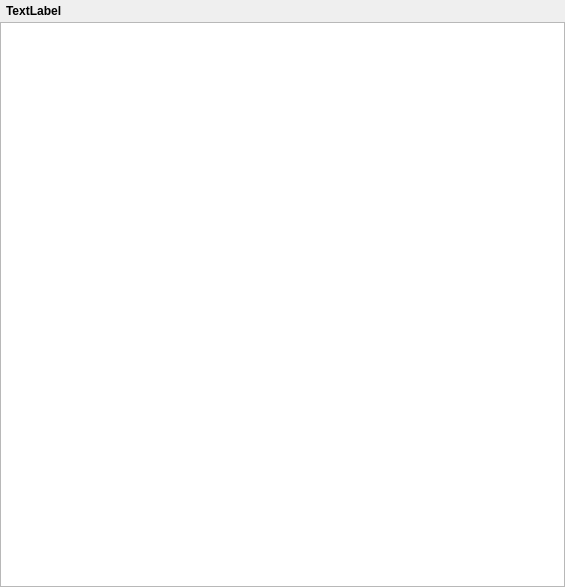
<?xml version="1.0" encoding="UTF-8"?>
<ui version="4.0">
 <class>ConcertFilesWidget</class>
 <widget class="QWidget" name="ConcertFilesWidget">
  <property name="geometry">
   <rect>
    <x>0</x>
    <y>0</y>
    <width>565</width>
    <height>587</height>
   </rect>
  </property>
  <layout class="QVBoxLayout" name="verticalLayout">
   <property name="spacing">
    <number>0</number>
   </property>
   <property name="leftMargin">
    <number>0</number>
   </property>
   <property name="topMargin">
    <number>0</number>
   </property>
   <property name="rightMargin">
    <number>0</number>
   </property>
   <property name="bottomMargin">
    <number>0</number>
   </property>
   <item>
    <widget class="QWidget" name="statusLabelWidget" native="true">
     <layout class="QVBoxLayout" name="verticalLayout_2">
      <property name="leftMargin">
       <number>6</number>
      </property>
      <property name="topMargin">
       <number>4</number>
      </property>
      <property name="rightMargin">
       <number>6</number>
      </property>
      <property name="bottomMargin">
       <number>4</number>
      </property>
      <item>
       <widget class="QLabel" name="statusLabel">
        <property name="font">
         <font>
          <bold>true</bold>
         </font>
        </property>
        <property name="text">
         <string notr="true">TextLabel</string>
        </property>
       </widget>
      </item>
     </layout>
    </widget>
   </item>
   <item>
    <widget class="MyTableView" name="files">
     <property name="minimumSize">
      <size>
       <width>200</width>
       <height>0</height>
      </size>
     </property>
     <property name="mouseTracking">
      <bool>true</bool>
     </property>
     <property name="contextMenuPolicy">
      <enum>Qt::ContextMenuPolicy::CustomContextMenu</enum>
     </property>
     <property name="editTriggers">
      <set>QAbstractItemView::EditTrigger::NoEditTriggers</set>
     </property>
     <property name="alternatingRowColors">
      <bool>true</bool>
     </property>
     <property name="selectionMode">
      <enum>QAbstractItemView::SelectionMode::ExtendedSelection</enum>
     </property>
     <property name="selectionBehavior">
      <enum>QAbstractItemView::SelectionBehavior::SelectRows</enum>
     </property>
     <property name="showGrid">
      <bool>false</bool>
     </property>
     <property name="sortingEnabled">
      <bool>true</bool>
     </property>
     <property name="useSearchOverlay" stdset="0">
      <bool>true</bool>
     </property>
     <attribute name="horizontalHeaderVisible">
      <bool>false</bool>
     </attribute>
     <attribute name="horizontalHeaderStretchLastSection">
      <bool>true</bool>
     </attribute>
     <attribute name="verticalHeaderVisible">
      <bool>false</bool>
     </attribute>
     <attribute name="verticalHeaderMinimumSectionSize">
      <number>22</number>
     </attribute>
     <attribute name="verticalHeaderDefaultSectionSize">
      <number>22</number>
     </attribute>
    </widget>
   </item>
  </layout>
 </widget>
 <customwidgets>
  <customwidget>
   <class>MyTableView</class>
   <extends>QTableView</extends>
   <header>ui/small_widgets/MyTableView.h</header>
  </customwidget>
 </customwidgets>
 <resources/>
 <connections/>
</ui>
